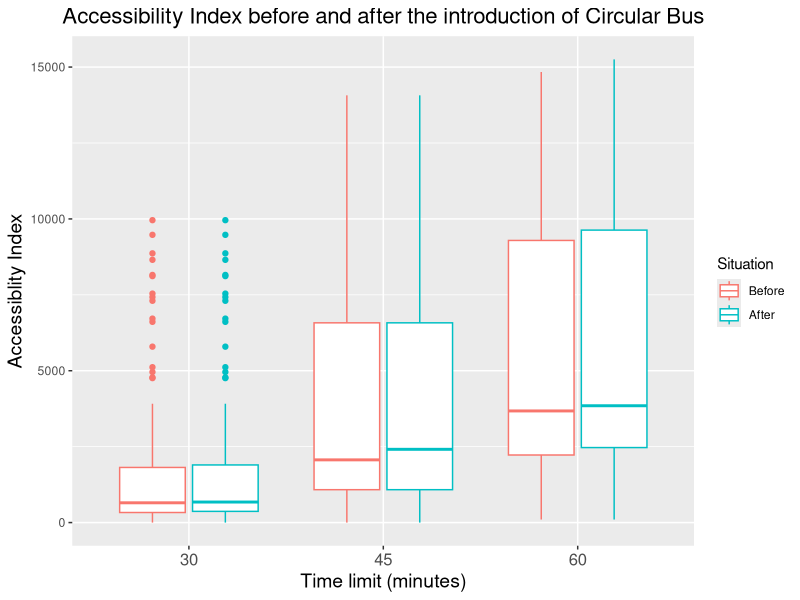

The R script that drew this image:
library(ggplot2)
data<- read.csv('Farhan_graph_table.csv')

data$Time.limit<- factor(data$Time.limit)
data$Situation<- factor(data$Situation,level=c('Before','After'))


#png('capture1.png',width=1000,height=800,res=140)
ggplot(data=data)+
  geom_boxplot(aes(x=Time.limit,y=Accessibility.Index,
                   color=Situation))+
  ggtitle('Accessibility Index before and after the introduction of Circular Bus')+
  xlab('Time limit (minutes)')+
  ylab('Accessiblity Index')+
  #scale_y_continuous(breaks = a)+
  theme(
    axis.title.x = element_text(size = 14),
    axis.title.y = element_text(size = 14),
    axis.text.x = element_text(size=12),
    plot.title = element_text(hjust= 0.5,size=16),
  )


#T-test
time<- c(30, 45, 60) 
for (item in time){
  x<- data$Accessibility.Index[data$Situation=='Before'& data$Time.limit== item] 
  y<- data$Accessibility.Index[data$Situation=='After' & data$Time.limit== item] 
  print(shapiro.test(x))
  print(shapiro.test(y))
  print(t.test(x,y,mu=0,alt='two.sided',paired=T,conf.level = .95))
}


  